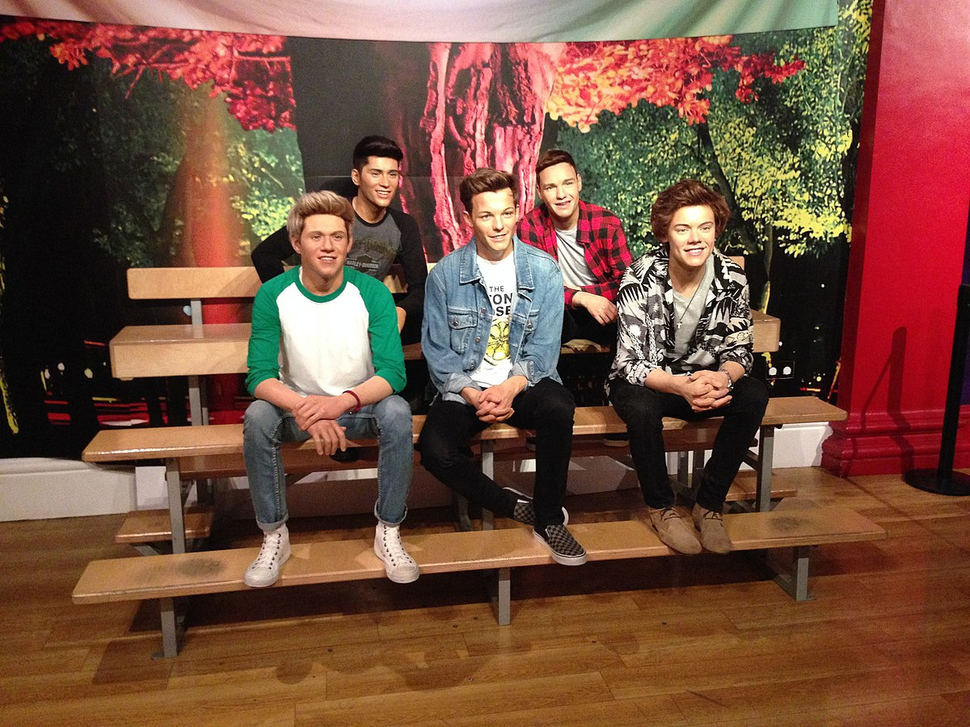
#> input picture catalog/haar_picture/pictures/team.png, 970 x 727 px, shrunk from 1200 x 900 before the run
$ python main.py pictures/team.png
#> lines starting #> are read from the running program, lines starting #| are printed output that depends on the picture; after the words box and inside, x2 and y2 are one past the last pixel; in counts of white or black regions, pixels touching at a corner belong together
import cv2
import sys

### python main.py pictures\team.png
# Obraz dostarczony przez użytkownika

imagePath = sys.argv[1]
cascPath = "haarcascade_frontalface_default.xml"

# Utworzenie haar cascade na podstawie wytreonwanego modelu kaskadowego
faceCascade = cv2.CascadeClassifier(cascPath)

# Wczytanie obrazu
image = cv2.imread(imagePath)
#> image is the input picture: shape (727, 970, 3); mean B, G, R 61.3, 78.2, 116.6
gray = cv2.cvtColor(image, cv2.COLOR_BGR2GRAY)
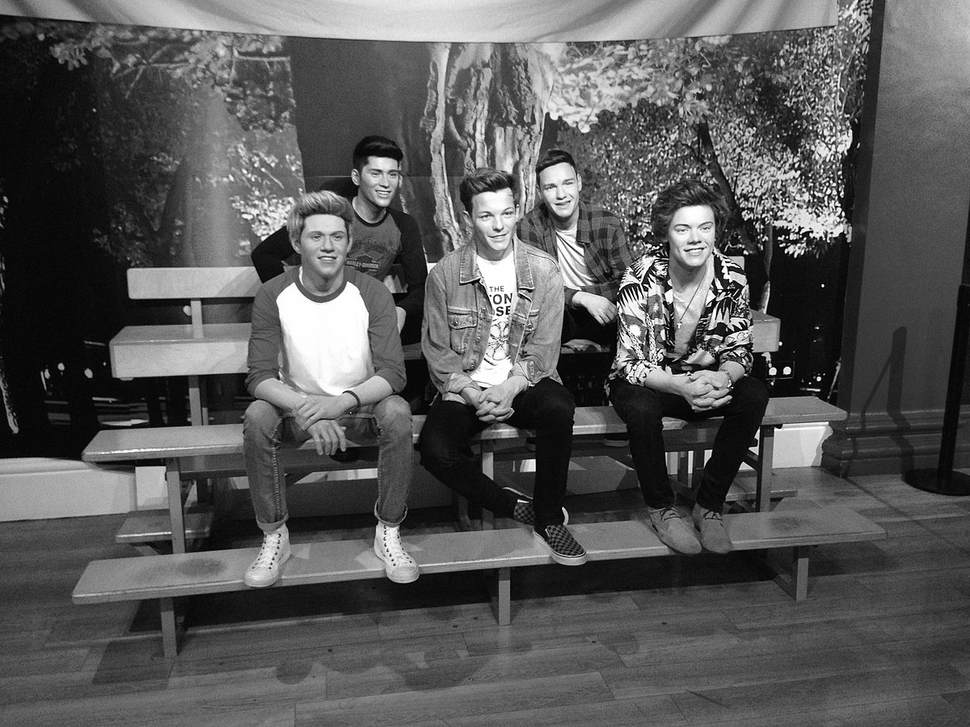
#> gray: shape (727, 970); min 0, max 255, mean 87.8

# Wykrywanie twarzy na obrazie
faces = faceCascade.detectMultiScale(
    gray,
    scaleFactor=1.1,
    minNeighbors=5,
    minSize=(30, 30),
    flags=0
)
#> faces = [[360, 154, 49, 49], [534, 163, 54, 54], [469, 193, 56, 56], [665, 205, 58, 58], [298, 214, 58, 58]]

print("Znaleziono {0} twarzy!".format(len(faces)))
#| Znaleziono 5 twarzy!

# Narysowanie prostokąta wokół twarzy
for (x, y, w, h) in faces:
    cv2.rectangle(image, (x, y), (x+w, y+h), (255, 0, 0), 3)
#> this loop made 5 passes
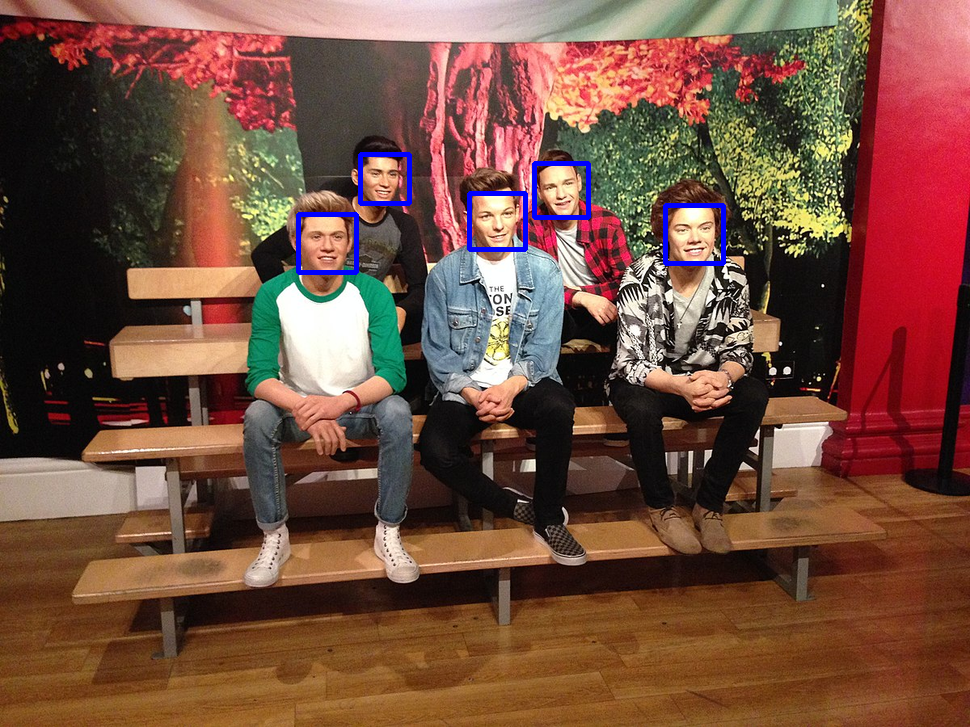
#> image: shape (727, 970, 3); 0.77% of pixels changed, all inside (x1, y1, x2, y2) = (296, 152, 726, 275)


cv2.imwrite("Obraz_po_detekcji.jpg", image)
cv2.imshow("Znalezione twarze", image)
cv2.waitKey(0) == 27

$ run again, with catalog/haar_picture/pictures/abba.png copied over catalog/haar_picture/pictures/team.png
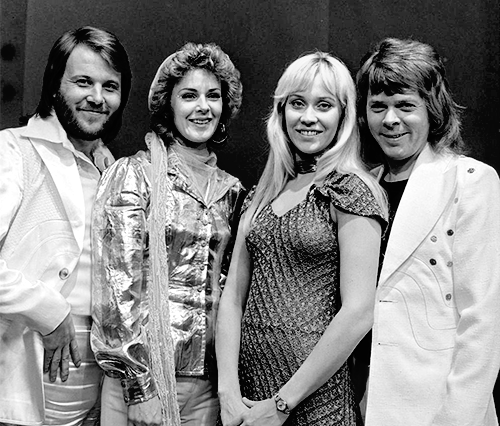
#> input picture catalog/haar_picture/pictures/abba.png, 500 x 426 px
#> image is the input picture: shape (426, 500, 3); min 0, max 255, mean 130.8
#> faces = [[168, 70, 66, 66], [56, 55, 75, 75], [267, 69, 87, 87], [354, 78, 74, 74]]
#| Znaleziono 4 twarzy!
#> the loop `for (x, y, w, h) in faces:` made 4 passes
#> after the loop `for (x, y, w, h) in faces:`:
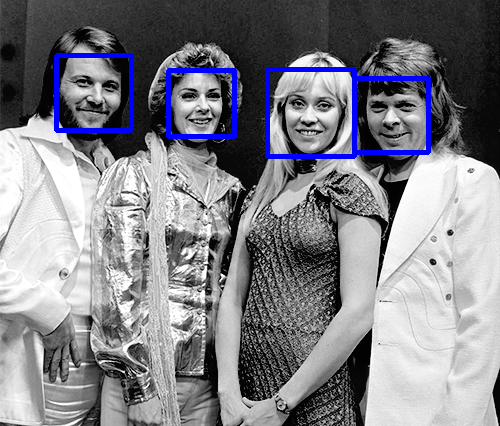
#> image: shape (426, 500, 3); 2.63% of pixels changed, all inside (x1, y1, x2, y2) = (54, 53, 431, 159)

$ run again, with catalog/haar_picture/pictures/messi.png copied over catalog/haar_picture/pictures/team.png
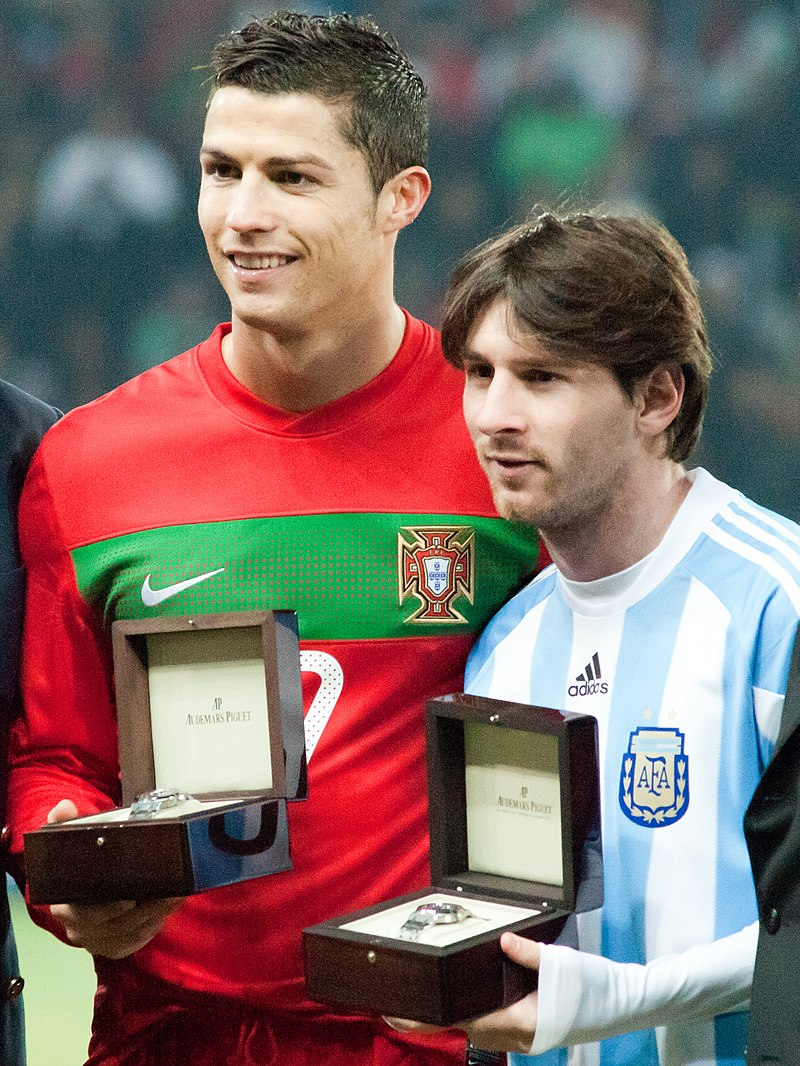
#> input picture catalog/haar_picture/pictures/messi.png, 800 x 1066 px
#> image is the input picture: shape (1066, 800, 3); mean B, G, R 103.1, 106.9, 127.5
#> `gray = cv2.cvtColor(image, cv2.COLOR_BGR2GRAY)`:
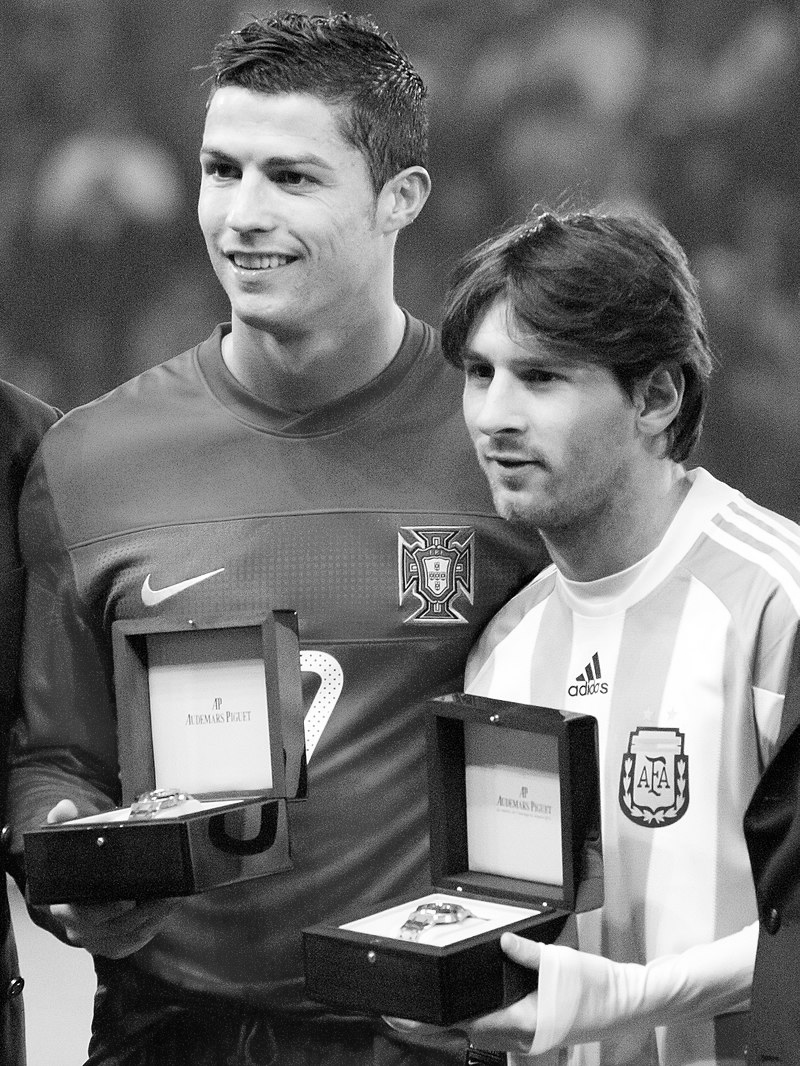
#> gray: shape (1066, 800); min 0, max 255, mean 112.6
#> faces = [[424, 311, 175, 175], [154, 93, 213, 213]]
#| Znaleziono 2 twarzy!
#> the loop `for (x, y, w, h) in faces:` made 2 passes
#> after the loop `for (x, y, w, h) in faces:`:
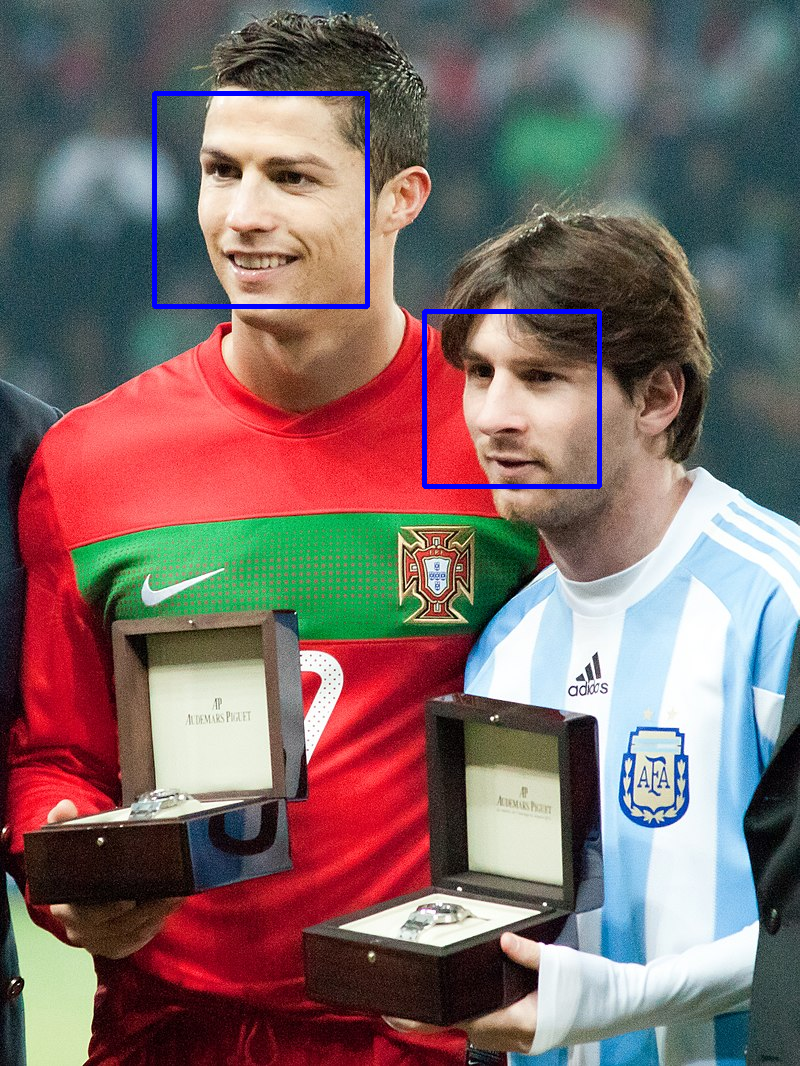
#> image: shape (1066, 800, 3); 0.91% of pixels changed, all inside (x1, y1, x2, y2) = (152, 91, 602, 489)
